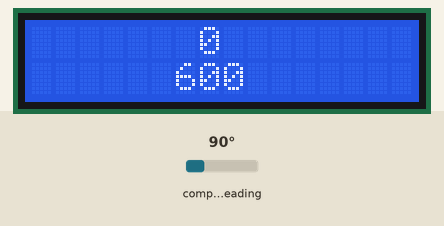
This sketch was run on a simulated Arduino Uno, built with avr-gcc and run on an emulated ATmega328P. Parts: 16×2 character LCD. The test bench sets the inputs (shaded band); at power-on: compass heading 90°.

Above: at 1.2 s.
1.3 s: compass heading set to 7°
At 2.5 s:
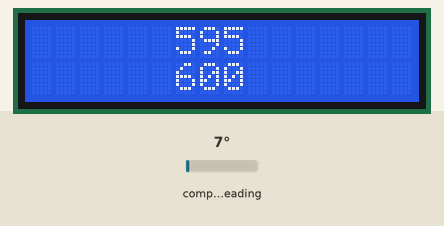
2.8 s: compass heading set to 180°
At 4.0 s:
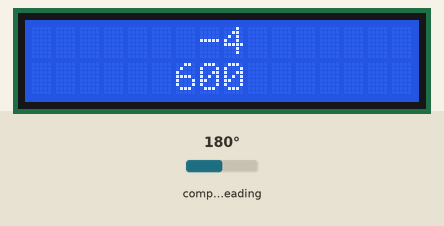
4.3 s: compass heading set to 269°
At 4.7 s:
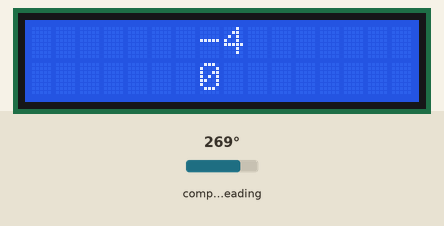
Timing chart, 0 to 7.3 s (numbered marks = the images above; inputs shaded):
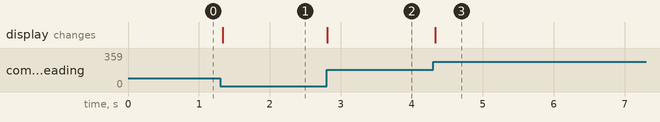

Measured:
- after the input at 1.3 s, the display: changes at once (image 1)
- after the input at 2.8 s, the display: changes at once (image 2)
- after the input at 4.3 s, the display: changes at once (image 3)

The sketch:

Compass_CALIBRATE.ino
```cpp
#include <LiquidCrystal_I2C.h>
LiquidCrystal_I2C lcd(0x27,2,1,0,4,5,6,7,3, POSITIVE);
#include <Wire.h>
#include <HMC5883L.h>


HMC5883L compass;

int minX = 0;
int maxX = 0;
int minY = 0;
int maxY = 0;
int offX = 0;
int offY = 0;

void setup()
{
  Serial.begin(9600);
  lcd.begin(16, 2);
  lcd.setBacklight(HIGH);

  // Initialize Initialize HMC5883L
  while (!compass.begin())
  {
    delay(500);
  }

  // Set measurement range
  compass.setRange(HMC5883L_RANGE_1_3GA);

  // Set measurement mode
  compass.setMeasurementMode(HMC5883L_CONTINOUS);

  // Set data rate
  compass.setDataRate(HMC5883L_DATARATE_30HZ);

  // Set number of samples averaged
  compass.setSamples(HMC5883L_SAMPLES_8);
}

void Display(String strU, String strL){
  lcd.clear();
  lcd.setCursor(floor((16-strU.length())/2), 0);
  lcd.print(strU);
  lcd.setCursor(floor((16-strL.length())/2), 1);
  lcd.print(strL);
}

void loop()
{
  Vector mag = compass.readRaw();

  // Determine Min / Max values
  if (mag.XAxis < minX) minX = mag.XAxis;
  if (mag.XAxis > maxX) maxX = mag.XAxis;
  if (mag.YAxis < minY) minY = mag.YAxis;
  if (mag.YAxis > maxY) maxY = mag.YAxis;

  // Calculate offsets
  offX = (maxX + minX)/2;
  offY = (maxY + minY)/2;
  Display(String(offX), String(offY));
  delay(50);
}
```
